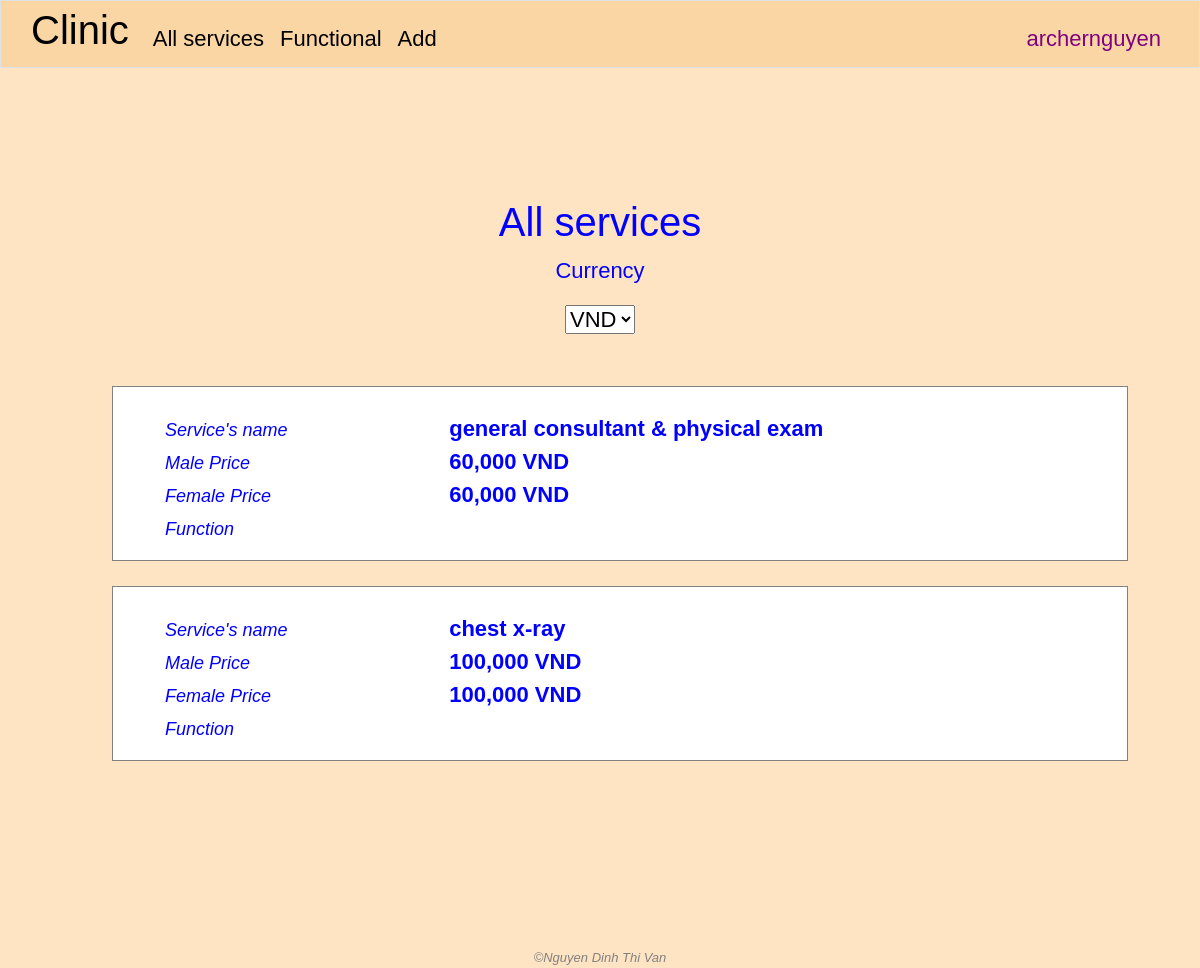
Before: / (signed in) with the older database file.
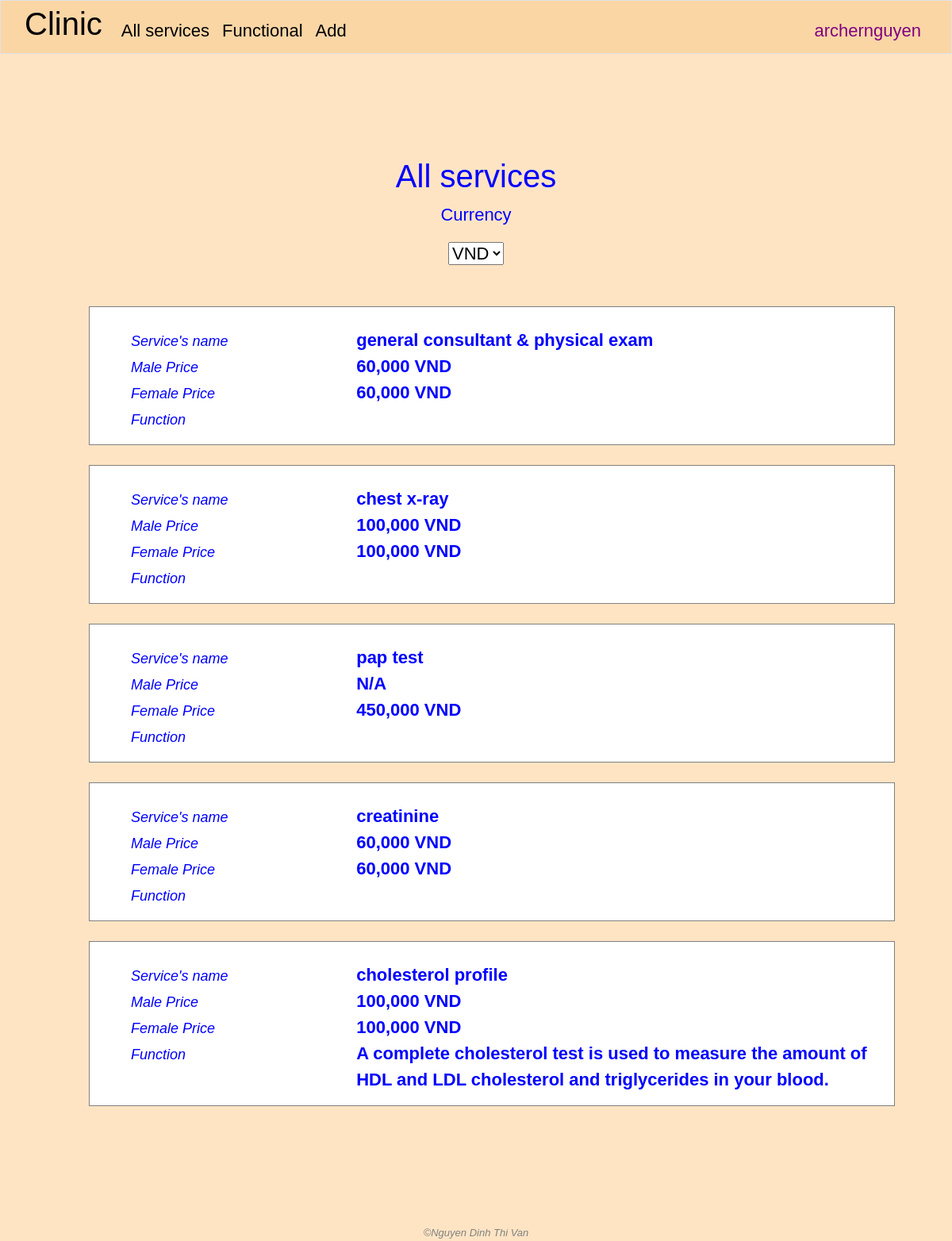
After: the same page with the newer database file.
### clinic/models.py (models this page shows, shortened)
class User(AbstractUser):
    class Level(models.IntegerChoices):
        LOW = 1
        MIDDLE = 2
        TOP = 3
    management_right_level = models.IntegerField(choices=Level.choices, blank=True, null=True)

class Service(models.Model):
    name = models.CharField(max_length=255)
    benefit = models.TextField(blank=True)
    male_price = models.IntegerField(blank=True, null=True)
    female_price = models.IntegerField(blank=True, null=True)

### clinic/views.py (the view)
# urls.py: path('', views.index, name='index'),
@login_required
def index(request):
    yay_message = request.session.get('yay_message', '')
    nay_message = request.session.get('nay_message', '')
    request.session['yay_message'] = ''
    request.session['nay_message'] = ''
    services = Service.objects.all()
    return render(request, "clinic/index.html", {
        "yay_message": yay_message,
        "nay_message": nay_message,
        "services": services
    })

### clinic/templates/clinic/index.html (shortened to what this page needs)
{% extends "clinic/layout.html" %}
{% load static %}
{% load humanize %}
{% block main %}
    <h1 class="text-center">All services</h1>
    <div class="text-center">
        <p>Currency</p>
        <select id="currency">
            <option selected value="VND">VND</option>
        </select>
    </div>
    <div class="container" id="services-container">
        {% for service in services %}
            <div class="service-info my-service-info">
                <div class="field-name">
                    <ul class="no-bullet">
                        <li><i class="i-left">Service's name</i></li>
                        <li><i class="i-left">Male Price</i></li>
                        <li><i class="i-left">Female Price</i></li>
                        <li><i class="i-left">Function</i></li>
                    </ul>
                </div>
                <div class="field-value">
                    <ul class="no-bullet">
                        <li><strong><a>{{ service.name }}</a></strong></li>
                        <li>
                                {% if service.male_price == None %}
                                    <strong>N/A</strong>
                                {% else %}
                                    <strong class="price" data-price="{{ service.male_price }}">{{ service.male_price|intcomma }}</strong> <strong class="price-currency">VND</strong>
                                {% endif %}
                        </li>
                        <li>
                                {% if service.female_price == None %}
                                    <strong>N/A</strong>
                                {% else %}
                                    <strong class="price" data-price="{{ service.female_price }}">{{ service.female_price|intcomma }}</strong> <strong class="price-currency">VND</strong>
                                {% endif %}
                        </li>
                        <li><strong>{{ service.benefit }}</strong></li>
                    </ul>
                </div>
            </div>
        {% empty %}
            <p>No service yet</p>
        {% endfor %}
    </div>
{% endblock %}

### clinic/templates/clinic/layout.html (shortened to what this page needs)
{% load static %}
<!DOCTYPE html>
<html lang="en">
    <head>
        <link rel="stylesheet" href="{% static 'clinic/bootstrap.css' %}">
        <link rel="stylesheet" href="{% static 'clinic/styles.css' %}">
    </head>
    <body>
        <nav class="navbar navbar-expand-lg navbar-custom border">
            <a class="navbar-brand" href="{% url 'index' %}"><span><h1>Clinic</h1></span></a>
            <div class="collapse navbar-collapse" id="navbar">
                <ul class="navbar-nav me-auto mt-2">
                    <li class="nav-item">
                        <a class="nav-link active">
                            All services
                        </a>
                    </li>
                    {% if user.is_authenticated %}
                        <li class="nav-item">
                            <a class="nav-link active">
                                Functional
                            </a>
                        </li>
                        <li class="nav-item">
                            <div class="dropdown">
                                <button class="nav-link active" type="button" id="dropdownMenuButton1" data-bs-toggle="dropdown" aria-expanded="false">
                                    Add
                                </button>
                            </div>
                        </li>
                    {% endif %}
                </ul>
                <ul class="navbar-nav ms-auto mt-2">
                    {% if user.is_authenticated %}
                        <li class="nav-item">
                            <div class="dropdown">
                                <button class="nav-link active" style="color: purple;" type="button" id="dropdownMenuButton2" data-bs-toggle="dropdown" aria-expanded="false">
                                    {{ user.username }}
                                </button>
                            </div>
                        </li>
                    {% endif %}
                </ul>
            </div>
        </nav>
        <main>{% block main %}{% endblock %}</main>
        <footer class="text-center">
            &#169;Nguyen Dinh Thi Van
        </footer>
    </body>
</html>

### clinic/static/clinic/styles.css (style rules this page uses)
body { font-family: sans-serif; font-size: 22px; font-style: normal; }
body { color: blue; background-color: bisque; }
main { min-height: 600px; }
footer { margin-top: 150px; font-family: sans-serif; font-size: 13px; font-style: italic; color: grey; }
.navbar-custom { padding: 0 30px; background: #FAD6A5; margin-bottom: 30px; }
.container { margin: 50px 0; }
.my-service-info { display: grid; grid-template-columns: 30% auto; margin-top: 25px; margin-left: 100px; padding-top: 25px !important; border: 1px solid grey; background-color: white; }
.i-left { font-size: 18px; margin: 10px 20px; }
.no-bullet { list-style-type: none; }

Changed rows visible on the page:
added Service: name "pap test", shows "N/A", female_price "450,000"
added Service: name "creatinine", male_price "60,000", female_price "60,000"
added Service: name "cholesterol profile", male_price "100,000", female_price "100,000", benefit "A complete cholesterol test is used to measure the amount of HDL and LDL cholesterol and triglycerides in your blood."
